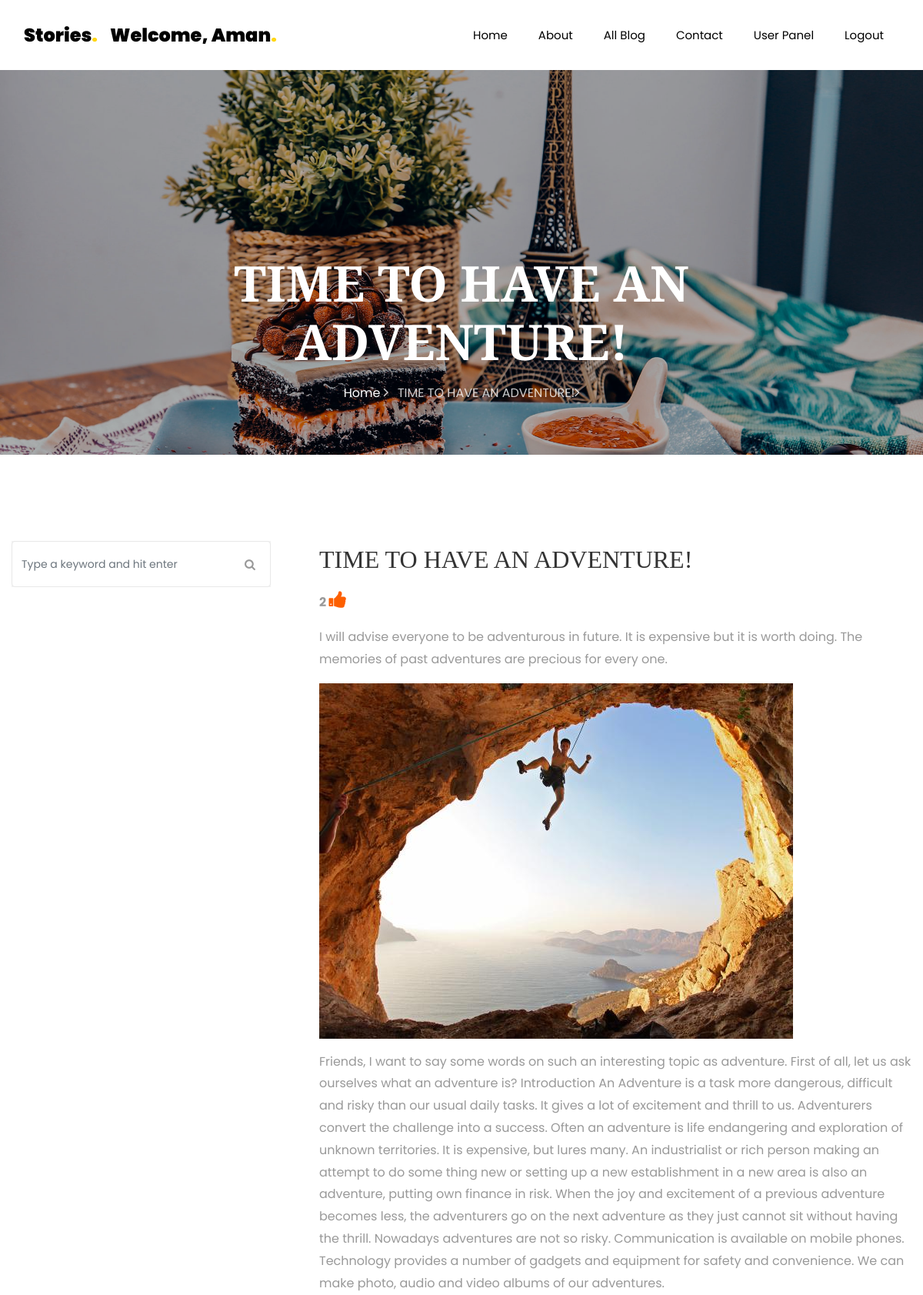
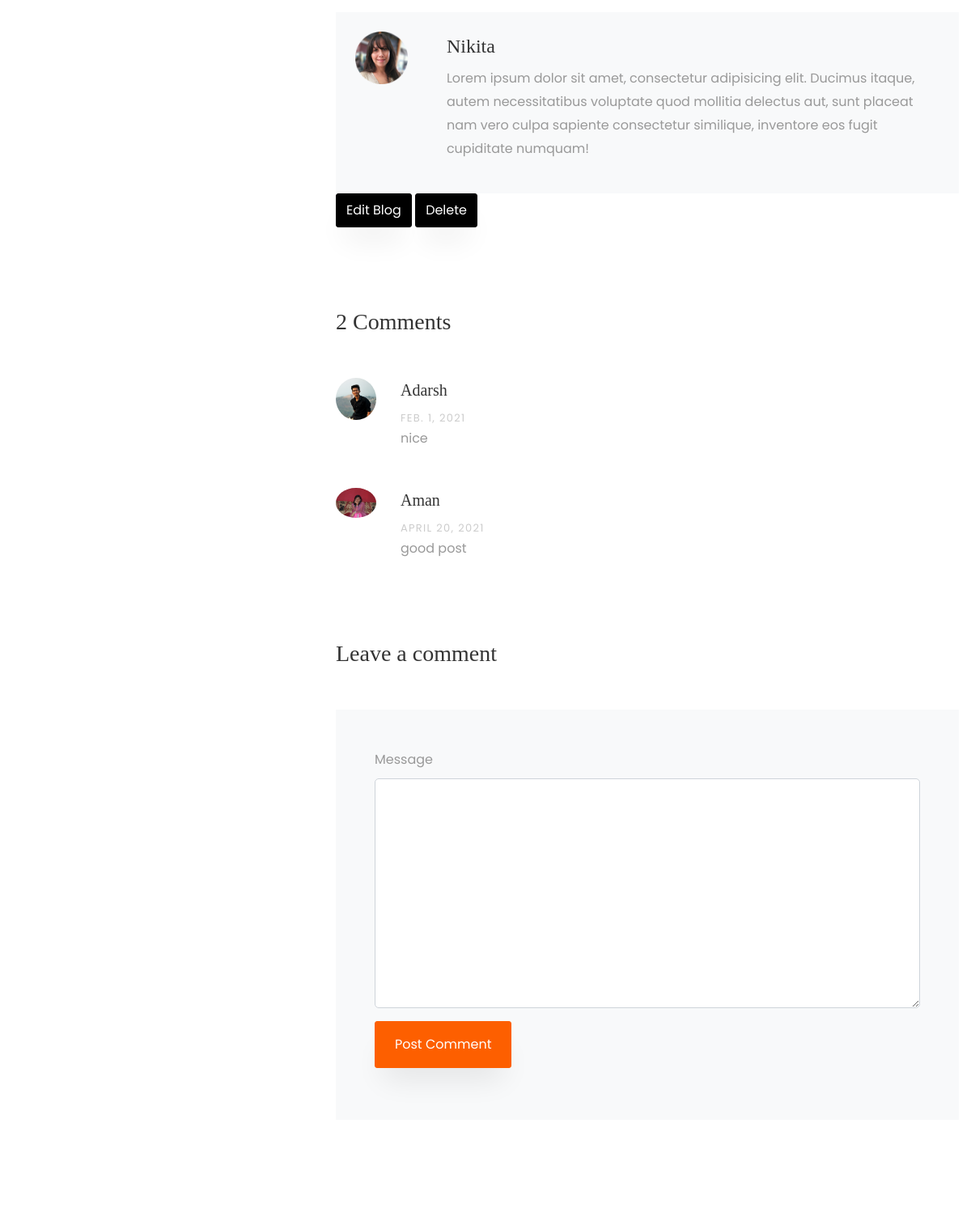
Screenshot of /blog_detail/5/ (signed in, upper part) with the database file from the repository (2 pictures, top to bottom).
### Blog/models.py (models this page shows, shortened)
class BlogModel(models.Model):
    usr = models.ForeignKey(User,on_delete=models.CASCADE,null=True)
    cat = models.ForeignKey(Category,on_delete=models.CASCADE,null=True)
    title = models.CharField(max_length=100,null=True)
    sdes = models.TextField(null=True)
    long_des = models.TextField(null=True)
    date = models.DateField(null=True)
    image = models.FileField(null=True)

class UserDetail(models.Model):
    usr = models.ForeignKey(User, on_delete=models.CASCADE, null=True)
    mobile = models.CharField(max_length=100,null=True)
    image = models.FileField(null=True)

class UserComment(models.Model):
    usr = models.ForeignKey(User,on_delete=models.CASCADE,null=True)
    blog = models.ForeignKey(BlogModel,on_delete=models.CASCADE,null=True)
    msg = models.TextField(null=True)
    date = models.DateField(null=True)

### Blog/views.py (the view)
# urls.py: path('blog_detail/<int:bid>/', Newblogdetail, name="bdetail"),
def Newblogdetail(request,bid):
    data = BlogModel.objects.get(id = bid)
    userdata = UserDetail.objects.filter(usr = data.usr).first()
    comments = UserComment.objects.filter(blog = data)
    n = comments.count()
    d = {"detail":data,"userdata":userdata,"count":n}
    return render(request,'newtemp/single.html',d)

### Blog/templates/newtemp/single.html (shortened to what this page needs)
{% extends 'newtemp/base.html' %}
{% load static %}
{% block body %}
<link rel="stylesheet" href="https://stackpath.bootstrapcdn.com/font-awesome/4.7.0/css/font-awesome.min.css">
    <section class="hero-wrap hero-wrap-2" style="background-image: url({% static 'images/bg_4.jpg' %});">
      <div class="overlay"></div>
      <div class="container">
        <div class="row no-gutters slider-text align-items-end justify-content-center">
          <div class="col-md-9 ftco-animate pb-5 text-center">
            <h1 class="mb-3 bread">{{ detail.title }}</h1>
            <p class="breadcrumbs"><span class="mr-2"><a href="{% url 'newhome' %}">Home <i class="ion-ios-arrow-forward"></i></a></span> <span>{{ detail.title }}<i class="ion-ios-arrow-forward"></i></span></p>
          </div>
        </div>
      </div>
    </section>
		<section class="ftco-section">
      <div class="container">
        <div class="row">
          <div class="col-lg-8 order-lg-last ftco-animate">
            <h2 class="mb-3">{{ detail.title }}
            </h2>
            <p><b>{{ detail.likeblog_set.count }} <a href="{% url 'like' detail.id %}"> <i class="fa fa-thumbs-up" style="font-size:25px;"></i></a></b>
            </p>
            <p>{{ detail.sdes }}</p>
            <p>
              <img src="{{ detail.image.url }}" alt="" class="img-fluid">
            </p>
            <p>{{ detail.long_des }}</p>
            <div class="about-author d-flex p-4 bg-light">
              <div class="bio mr-5">
                <img src="{{ userdata.image.url }}" alt="{{ detail.usr.first_name }}" width="200px;" height="200px;" class="img-fluid mb-4">
              </div>
              <div class="desc">
                <h3>{{ detail.usr.first_name }}</h3>
                <p>Lorem ipsum dolor sit amet, consectetur adipisicing elit. Ducimus itaque, autem necessitatibus voluptate quod mollitia delectus aut, sunt placeat nam vero culpa sapiente consectetur similique, inventore eos fugit cupiditate numquam!</p>
              </div>
            </div>
            <div>
                 <a href="{% url 'editb' detail.id  %}"><button class="btn btn-black py-2">Edit Blog</button></a>
                <a href="{% url 'delete_b' detail.id %}"><button class="btn btn-black py-2">Delete</button></a>
            </div>
            <div class="pt-5 mt-5">
              <h3 class="mb-5">{{ detail.usercomment_set.count }} Comments</h3>
              <ul class="comment-list">
                {% for i in detail.usercomment_set.all %}
                <li class="comment">
                  <div class="vcard bio">
                    <img src="{{ i.usr.userdetail_set.first.image.url }}" alt="Image placeholder">
                  </div>
                  <div class="comment-body">
                    <h3>{{ i.usr.first_name }}</h3>
                    <div class="meta">{{ i.date }}</div>
                    <p>{{ i.msg }}</p>
                  </div>
                </li>
                {% endfor %}
              </ul>
              {% if request.user.is_authenticated %}
              <div class="comment-form-wrap pt-5">
                <h3 class="mb-5">Leave a comment</h3>
                <form action="{% url 'comment' detail.id  %}" method="post" class="p-5 bg-light">
                  <div class="form-group">
                    <label for="message">Message</label>
                    <textarea name="msg" id="message" cols="30" rows="10" class="form-control"></textarea>
                  </div>
                  <div class="form-group">
                    <input type="submit" value="Post Comment" class="btn py-3 px-4 btn-primary">
                  </div>
                </form>
              </div>
              {% endif %}
            </div>
          </div>
          <div class="col-lg-4 sidebar pr-lg-5 ftco-animate">
            <div class="sidebar-box">
              <form action="#" class="search-form">
                <div class="form-group">
                  <span class="icon icon-search"></span>
                  <input type="text" class="form-control" placeholder="Type a keyword and hit enter">
                </div>
              </form>
            </div>
          </div>
        </div>
      </div>
    </section>
{% endblock %}

### Blog/templates/newtemp/base.html (shortened to what this page needs)
<!DOCTYPE html>
<html lang="en">
  <head>
    {% load static %}
    <link rel="stylesheet" href="{% static 'css/open-iconic-bootstrap.min.css' %}">
    <link rel="stylesheet" href="{% static 'css/animate.css' %}">
    <link rel="stylesheet" href="{% static 'css/owl.carousel.min.css' %}">
    <link rel="stylesheet" href="{% static 'css/owl.theme.default.min.css' %}">
    <link rel="stylesheet" href="{% static 'css/magnific-popup.css' %}">
    <link rel="stylesheet" href="{% static 'css/aos.css' %}">
    <link rel="stylesheet" href="{% static 'css/ionicons.min.css' %}">
    <link rel="stylesheet" href="{% static 'css/flaticon.css' %}">
    <link rel="stylesheet" href="{% static 'css/icomoon.css' %}">
    <link rel="stylesheet" href="{% static 'css/style.css' %}">
  </head>
  <body>
	  <nav class="navbar navbar-expand-lg navbar-dark bg-dark ftco-navbar-light" id="ftco-navbar">
	    <div class="container">
	      <a class="navbar-brand" href="">Stories<span>.</span></a>
	        {% if  request.user.is_authenticated %}
          <a class="navbar-brand" href="{% url 'upanel' %}">Welcome, {{ request.user.first_name }}<span>.</span></a>
            {% endif %}
	      <div class="collapse navbar-collapse" id="ftco-nav">
	        <ul class="navbar-nav ml-auto">
	          <li class="nav-item"><a href="{% url 'newhome' %}" class="nav-link">Home</a></li>
	          <li class="nav-item"><a href="{% url 'about' %}" class="nav-link">About</a></li>
	          <li class="nav-item"><a href="{% url 'blogs' %}" class="nav-link">All Blog</a></li>
              <li class="nav-item"><a href="{% url 'contact' %}" class="nav-link">Contact</a></li>
              {% if not request.user.is_authenticated %}
	          <li class="nav-item"><a href="{% url 'signup' %}" class="nav-link">Signup</a></li>
	          <li class="nav-item"><a href="{% url 'login' %}" class="nav-link">Login</a></li>
	        {% else %}
              <li class="nav-item"><a href="{% url 'upanel' %}" class="nav-link">User Panel</a></li>
              <li class="nav-item"><a href="{% url 'logout' %}" class="nav-link">Logout</a></li>
             {% endif %}
            </ul>
	      </div>
	    </div>
	  </nav>
  {% block body %}
  {% endblock %}
  </body>
</html>

### Blog/static/css/icomoon.css (style rules this page uses)
[class^="icon-"], [class*=" icon-"] { font-family: 'icomoon' !important; speak: none; font-style: normal; font-weight: normal; font-variant: normal; text-transform: none; line-height: 1; -webkit-font-smoothing: antialiased; -moz-osx-font-smoothing: grayscale; }
.icon-search:before { content: "\f002"; }

### rows the page displays
BlogModel: title "TIME TO HAVE AN ADVENTURE!", likeblog_set.count "2", sdes "I will advise everyone to be adventurous in future. It is expensive but it is worth doing. The memories of past adventures are precious for every one.", image (picture), long_des "Friends, I want to say some words on such an interesting topic as adventure. First of all, let us ask ourselves what an adventure is? Introduction An Adventure is a task more dangerous, difficult and risky than our usual daily tasks. It gives a lot of excitement and thrill to us. Adventurers convert the challenge into a success. Often an adventure is life endangering and exploration of unknown territories. It is expensive, but lures many. An industrialist or rich person making an attempt to do some thing new or setting up a new establishment in a new area is also an adventure, putting own finance in risk. When the joy and excitement of a previous adventure becomes less, the adventurers go…", usr.first_name "Nikita", usercomment_set.count "2"
UserDetail: image (picture)
UserComment: usr.userdetail_set.first.image (picture), usr.first_name "Adarsh", date "FEB. 1, 2021", msg "nice"
UserComment: usr.userdetail_set.first.image (picture), usr.first_name "Aman", date "APRIL 20, 2021", msg "good post"

### other values shown
{{ request.user.first_name }} "Aman"
